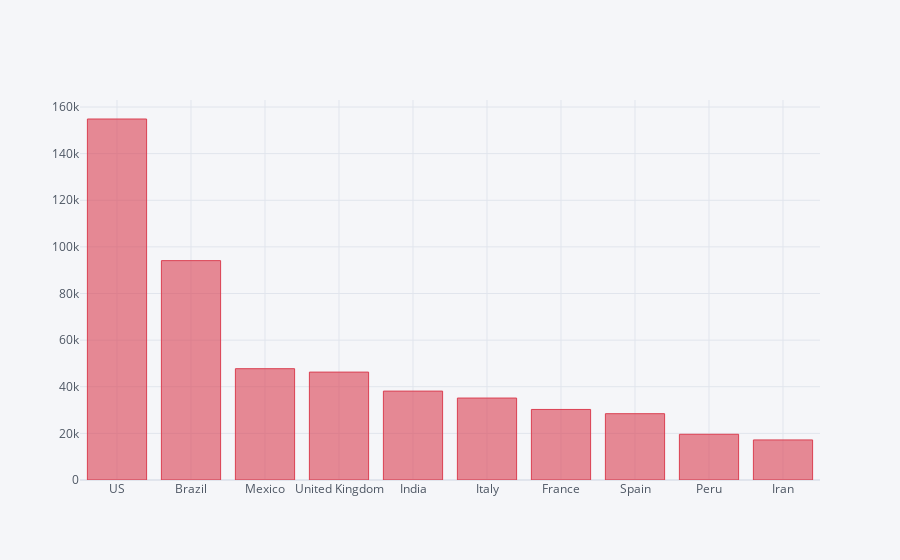

This figure's notebook cell:
### Code cell
death_df2_plot.iplot(kind='bar', x='Country/Region', y='8/2/20',color='red')

### Figure 1 — Plotly figure (JSON) as saved in the notebook; plotly's stock layout.template omitted (floating-point values rounded to 4 significant figures)
{"data": [{"marker": {"color": "rgba(219, 64, 82, 0.6)", "line": {"color": "rgba(219, 64, 82, 1.0)", "width": 1}}, "name": "8/2/20", "orientation": "v", "text": "", "type": "bar", "x": ["US", "Brazil", "Mexico", "United Kingdom", "India", "Italy", "France", "Spain", "Peru", "Iran"], "y": [154860, 94104, 47746, 46286, 38135, 35154, 30268, 28445, 19614, 17190]}], "layout": {"legend": {"bgcolor": "#F5F6F9", "font": {"color": "#4D5663"}}, "paper_bgcolor": "#F5F6F9", "plot_bgcolor": "#F5F6F9", "title": {"font": {"color": "#4D5663"}}, "xaxis": {"gridcolor": "#E1E5ED", "showgrid": true, "tickfont": {"color": "#4D5663"}, "title": {"font": {"color": "#4D5663"}, "text": ""}, "zerolinecolor": "#E1E5ED"}, "yaxis": {"gridcolor": "#E1E5ED", "showgrid": true, "tickfont": {"color": "#4D5663"}, "title": {"font": {"color": "#4D5663"}, "text": ""}, "zerolinecolor": "#E1E5ED"}}}
